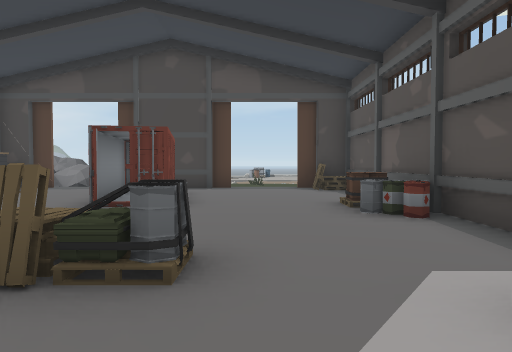
[1] (above)

24 first-person views from a walk through a Unity game level. The camera is 1.4 m above the floor, tilts 2° down and sees 70° across. The floor is counted in squares, 2 m on a side. Each view is taken from the middle of a square. On the plan, view 1 faces up. The plan holds only what a view shows up to about 11 squares ahead; the rest is blank. The place goes on beyond the plan. The player is left out. Some animated figures are not drawn. Some surface patterns are stand-ins.

[2]
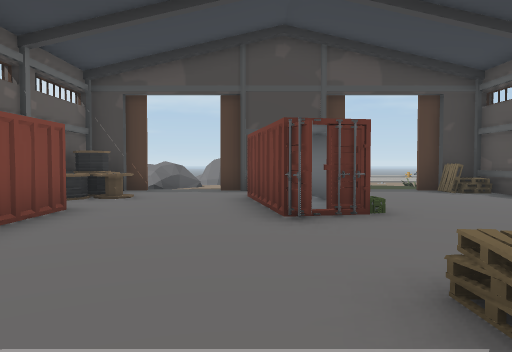

[3]
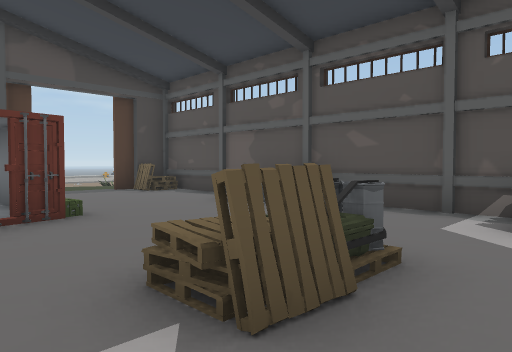

[4]
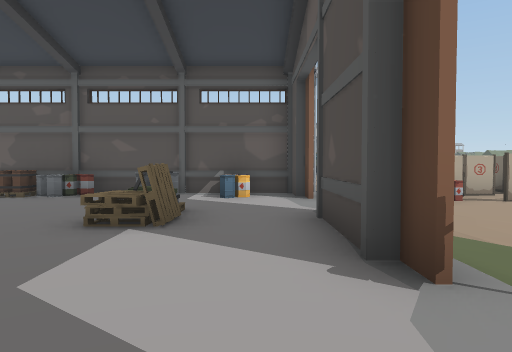

[5]
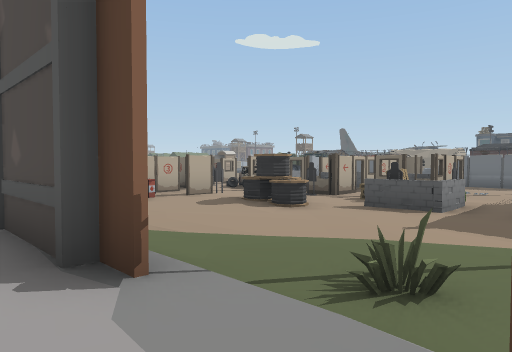

[6]
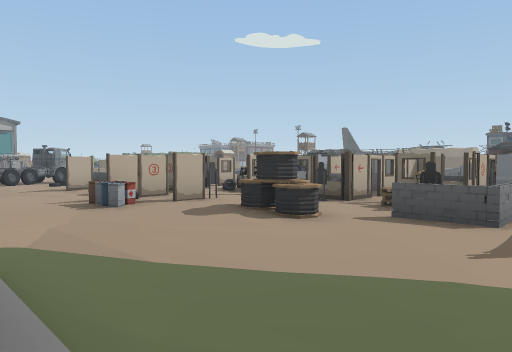

[7]
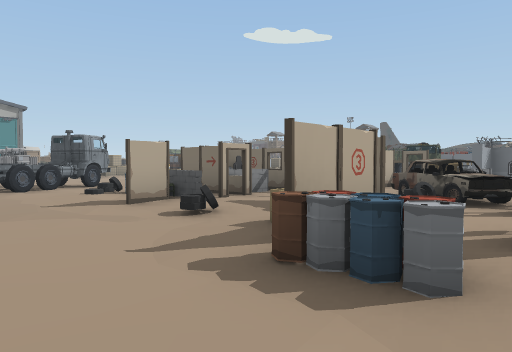

[8]
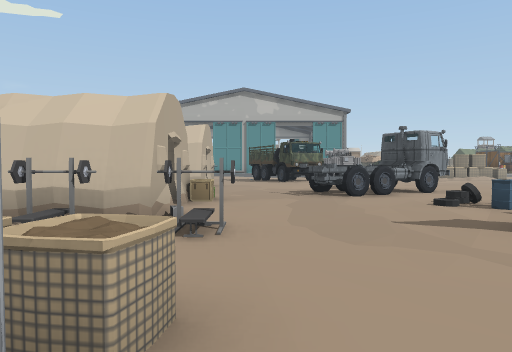

[9]
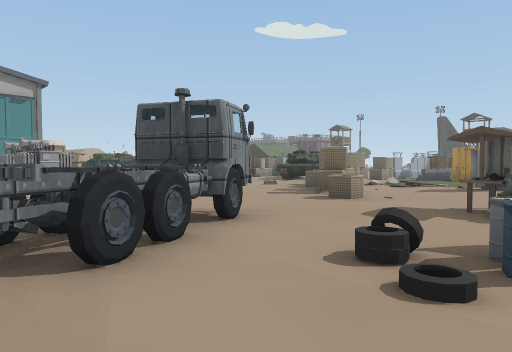

[10]
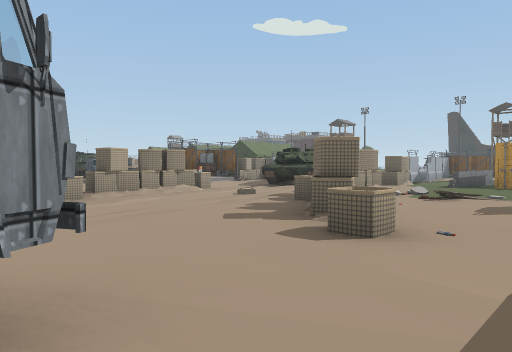

[11]
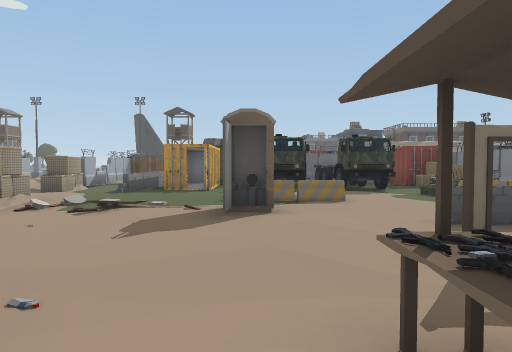

[12]
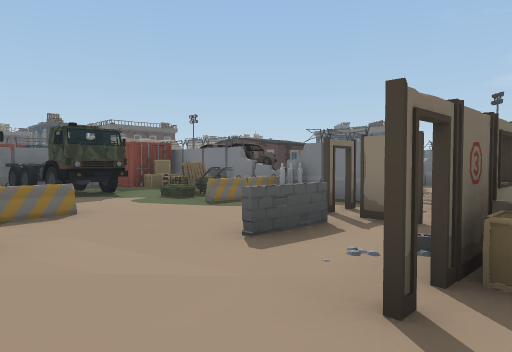

[13]
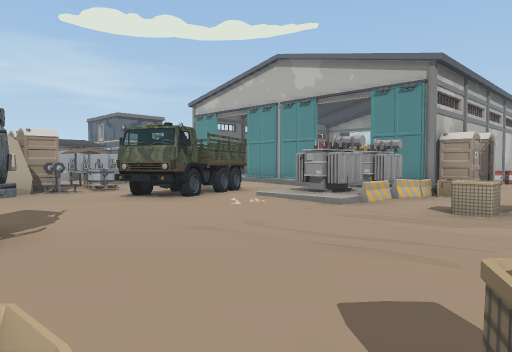

[14]
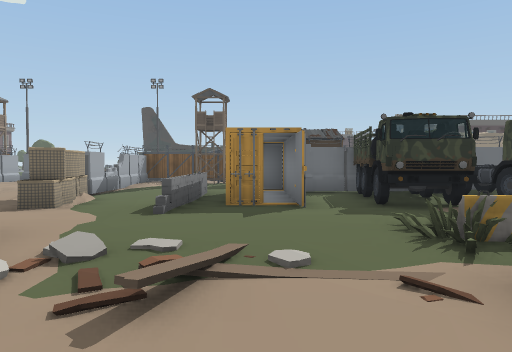

[15]
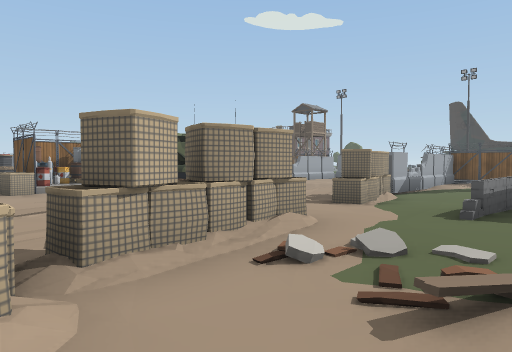

[16]
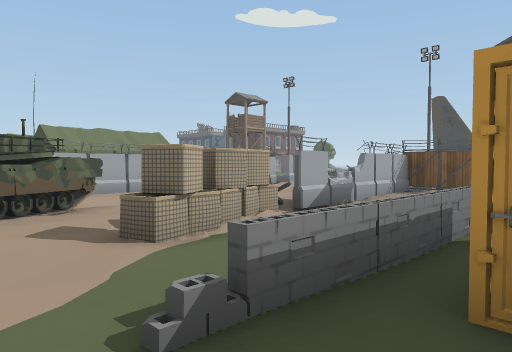

[17]
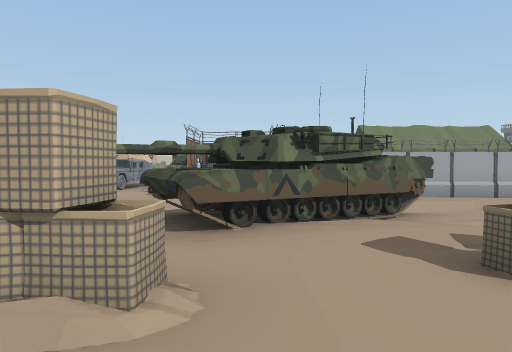

[18]
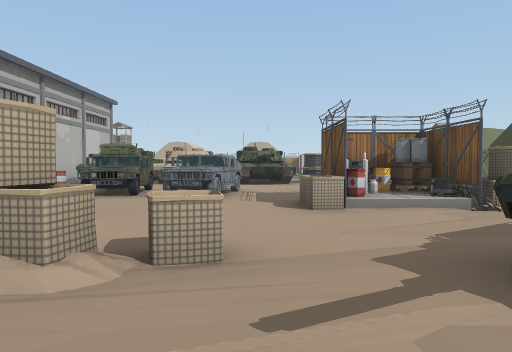

[19]
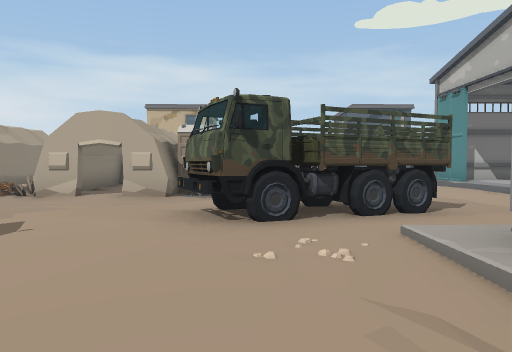

[20]
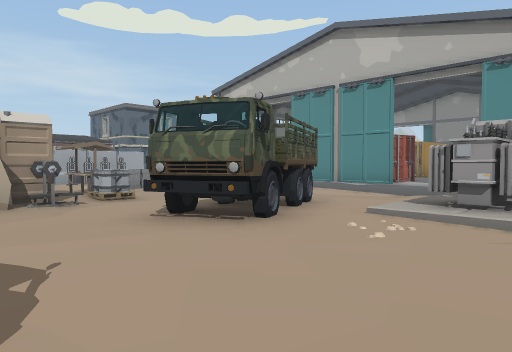

[21]
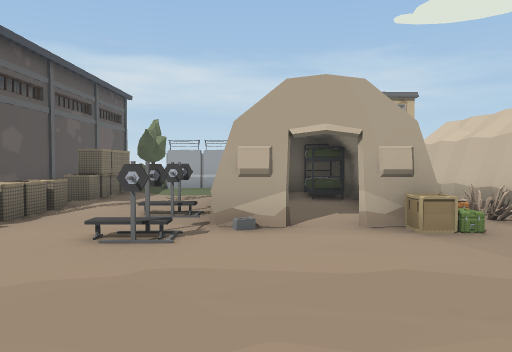

[22]
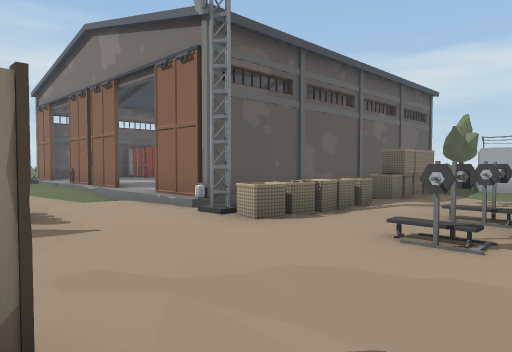

[23]
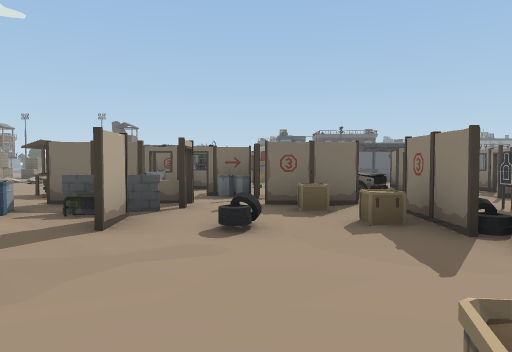

[24]
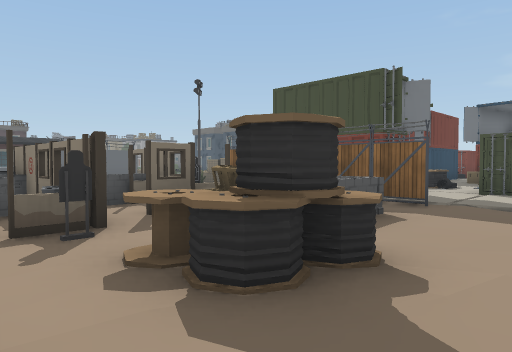

### Floor plan
Key: @ floor where view 1 was taken; # wall or solid block; . main floor; : floor 0.25 m higher than the main floor; - floor 0.25 m lower than the main floor; / step, stairs or slope; = window, fence, low wall or low ledge; ^ raised ledge; O other object.
Columns run from 6 left of view 1 to 24 right of it. Each row starts with its distance up from view 1.
 11  //   //
 10  ::###::O#
  9 O::OO::::#
  8 O::OO::::#
  7 :::OO::::#
  6 O:::O:::O# .##         O
  5 O:::::::O#OO..        ..
  4 O::::::::#O..= O# #   ..    #
  3 O:::O::::#-..= .# #  OO==  .:
  2  :::OO:O:#O/.#..# #.#OO.. ..:
  1 ::::::::O#O..O..#O#.#OO.  ..
  0 #::###@:#OO..O#.O...........#
 -1 .O..//-......O..........O...#
 -2 .:...............O...OOOO...#O
 -3  .......OO......OOO..:O.....:
 -4 :....O...OOO.#...OO.....
 -5 .....OOO.#O.#=OO..OO....OOOO#
 -6 :O=O......#####.........//OOOOO
 -7 OO=OO#O. O.OOO#O...........O...
 -8 O .###O.OOO####OO.O.....O..
 -9 O .O## # OO  O.....O....O   .OO
-10  O.#  ####O OO#....O....O ...O.
-11   .. #O.=####......OOO/.OO...OO
-12          O###=..O....O......OO.
-13   ####   ##.....O.../O. #...OO.
-14           OOO./OO../.O.^^..OOOO
-15           #O.....:.....^# .OOO
-16         OO#OO......=....#   O.O
-17         OO#OOO.OO.O=..O.#
-18           OO O.OOOO=..O//-. OOO
-19           OO.OOOOOO=.-O//-.#.O
-20             ######O=.-OO. .#/O
-21                      -#/   #/O
-22                      -=      OO
-23                       #
-24                       #
-25                       O
-26                      OO

Positions as (right, up) in squares from view 1, and headings:
1: (0, 0), facing up
2: (-3, 1), facing up
3: (-3, 1), facing up-right
4: (-6, 1), facing right
5: (-6, 1), facing down-right
6: (-5, 0), facing down-right
7: (1, -1), facing down-right
8: (3, -1), facing right
9: (8, -2), facing down-right
10: (10, -5), facing down-right
11: (10, -7), facing down
12: (10, -9), facing down-left
13: (12, -9), facing up-right
14: (12, -11), facing down
15: (12, -11), facing down-right
16: (12, -15), facing down-right
17: (13, -15), facing right
18: (16, -12), facing right
19: (16, -7), facing up
20: (13, -6), facing up-right
21: (8, -4), facing up
22: (8, -4), facing up-left
23: (5, 0), facing down
24: (1, -3), facing down-left
